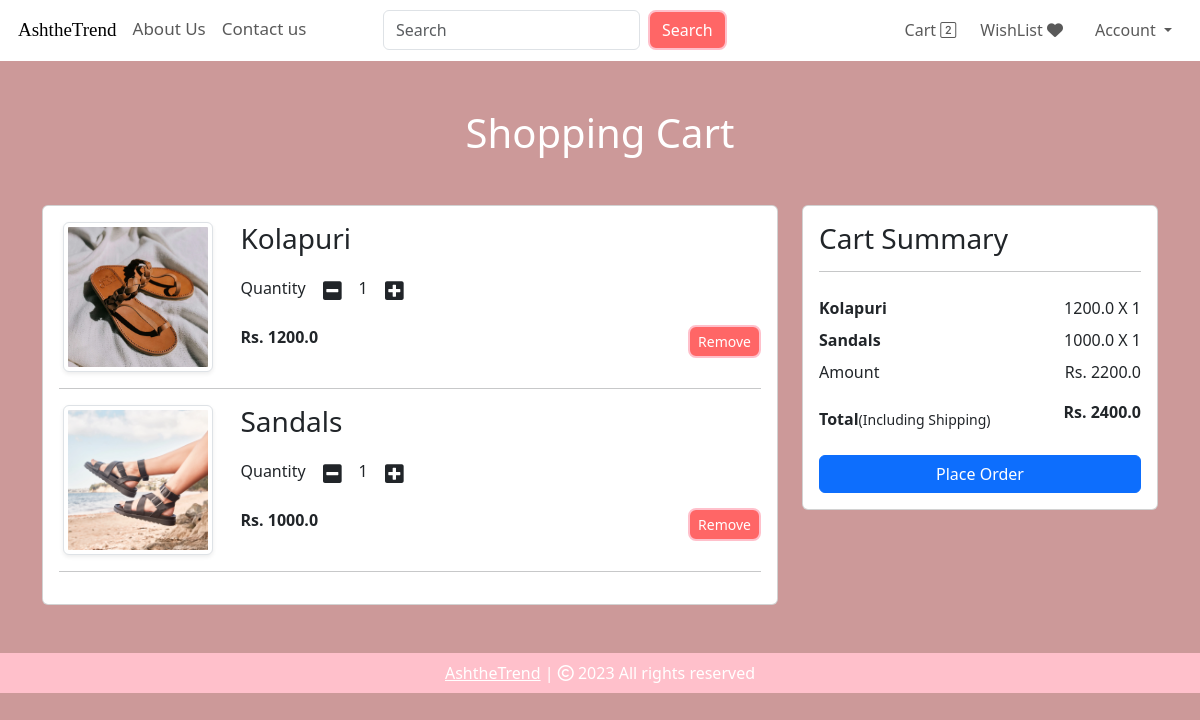
Screenshot of /cart (signed in) with the database file from the repository.
### website/models.py (models this page shows, shortened)
class Cart(db.Model):
    id = db.Column(db.Integer, primary_key=True)
    quantity = db.Column(db.Integer, nullable=False)
    customer_link = db.Column(db.Integer, db.ForeignKey('customer.id'), nullable=False)
    product_link = db.Column(db.Integer, db.ForeignKey('product.id'), nullable=False)

class Product(db.Model):
    id = db.Column(db.Integer, primary_key=True)
    product_name = db.Column(db.String(20),nullable=False)
    current_price = db.Column(db.Float, nullable=False)
    previous_price = db.Column(db.String, nullable=False)
    in_stock = db.Column(db.Integer, nullable=False)
    product_picture = db.Column(db.String(1000), nullable=False)
    flash_sale=db.Column(db.Integer, default=False)
    date_added = db.Column(db.DateTime(), default=datetime.utcnow())
    carts = db.relationship('Cart', backref=db.backref('product', lazy=True))
    orders = db.relationship('Order', backref=db.backref('product', lazy=True))

### website/routes.py (the view)
@routes.route('/cart')
@login_required
def show_cart():
    cart = Cart.query.filter_by(customer_link=current_user.id).all()
    amount = 0
    for item in cart:
        amount += item.product.current_price * item.quantity
    return render_template('cart.html', cart=cart, amount=amount, total=amount+200) # total means amount plus delivery charges

### website/templates/cart.html (shortened to what this page needs)
{% extends 'index.html' %}
{% block body %}
<div class="container my-5">
    <div class="row">
        {% if cart %}
        <h1 class="text-center mb-5" style="color: white;">Shopping Cart</h1>
        <div class="col-sm-8">
            <div class="card">
                <div class="card-body">
                    {% for item in cart %}
                    <div class="row">
                        <div class="col-sm-3 text-center align-self-center">
                            <img src="{{ item.product.product_picture }}" alt="" class="img-fluid img-thumbnail shadow-sm" height="150px" width="150px">
                        </div>
                        <div class="col-sm-9">
                            <div>
                                <h3>{{ item.product.product_name }}</h3>
                                <div class="my-3">
                                    <label for="quantity">Quantity</label>
                                    <a class="minus-cart btn" pid="{{item.id}}"><i class="fas fa-minus-square fa-lg"></i></a>
                                    <span id="quantity">{{ item.quantity }}</span>
                                    <a class="plus-cart btn " pid="{{ item.id }}"><i class="fas fa-plus-square fa-lg"></i></a>
                                </div>
                                <div class="d-flex justify-content-between">
                                    <p class="mb-0"><span><strong>Rs. {{ item.product.current_price }}</strong></span></p>
                                    <a href="" class="remove-cart btn btn-sm btn-secondary mr-3 " pid="{{item.id}}">Remove</a>
                                </div>
                            </div>
                        </div>
                    </div>
                    <hr>
                    {% endfor %}
                </div>
            </div>
        </div>
        <div class="col-sm-4">
            <div class="card">
                <div class="card-body">
                    <h3>Cart Summary </h3>
                    <hr color="black">
                    <ul class="list-group">
                        {% for item in cart %}
                        <li class="list-group-item d-flex justify-content-between align-items-center border-0 px-0 pb-0"><strong>{{item.product.product_name}}</strong><span id="amount">{{item.product.current_price}} X <span id="quantity{{item.id}}">{{ item.quantity}}</span></span></li>
                        {% endfor %}
                        <li class="list-group-item d-flex justify-content-between align-items-center border-0 px-0 pb-0">Amount <span>Rs. <span id="amount_tt">{{ amount }}</span></span></li>
                        <li class="list-group-item d-flex justify-content-between align-items-center border-0 px-0 mb-3">
                            <div style="margin-top: 15px;">
                                <strong>Total</strong><small>(Including Shipping)</small>
                            </div>
                            <span><strong>Rs. </strong><span id="totalamount"><strong>{{ total }}</strong></span></span>
                        </li>
                    </ul>
                    <div class="d-grid"><a href="/place-order" class="btn btn-primary">Place Order</a></div>
                </div>
            </div>
        </div>
        {% else %}
        <h1 class="text-center mb-5" style="color: white;">Your Cart is Empty</h1>
        {% endif %}
    </div>
</div>
{% endblock %}

### website/static/css/style.css (style rules this page uses)
.d-flex .btn { background: #ff6666; border: 2px solid pink; border-radius: 8px; color: #fff; }

### rows the page displays
Cart: product.product_picture (picture), product.product_name "Kolapuri", quantity "1", product.current_price "1200.0"
Cart: product.product_picture (picture), product.product_name "Sandals", quantity "1", product.current_price "1000.0"

### other values shown
{{ amount }} "2200.0"
{{ total }} "2400.0"
